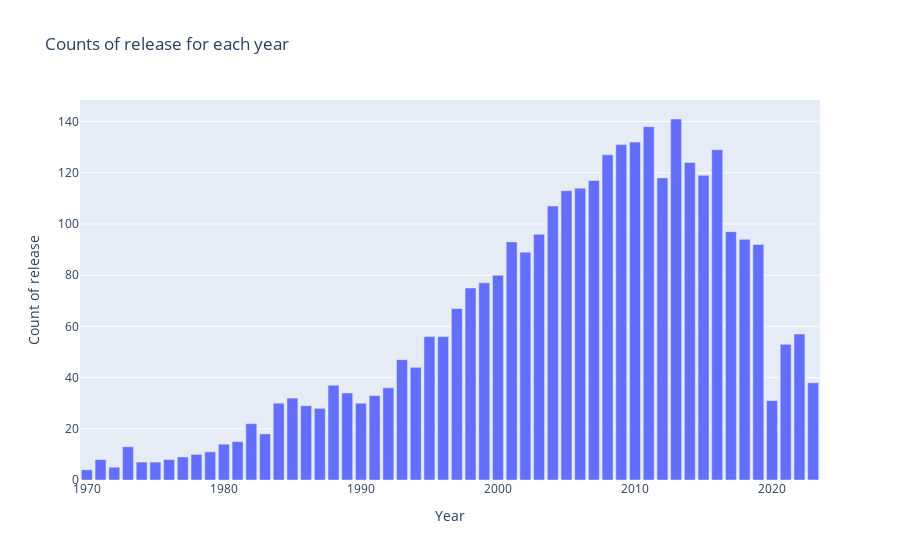

The notebook cell this image was saved under:
### Code cell
counts_per_year = df['release_year'].value_counts().sort_index().reset_index()
counts_per_year.columns = ['Year', 'Count']

fig = px.bar(counts_per_year, x='Year', y='Count', 
             labels={'Year': 'Year', 'Count': 'Count of release'},
             title='Counts of release for each year')
fig.show()

### Figure 1 — Plotly figure (JSON) as saved in the notebook; plotly's stock layout.template omitted (floating-point values rounded to 4 significant figures)
{"data": [{"alignmentgroup": "True", "hovertemplate": "Year=%{x}<br>Count of release=%{y}<extra></extra>", "legendgroup": "", "marker": {"color": "#636efa", "pattern": {"shape": ""}}, "name": "", "offsetgroup": "", "orientation": "v", "showlegend": false, "textposition": "auto", "type": "bar", "x": [1970, 1971, 1972, 1973, 1974, 1975, 1976, 1977, 1978, 1979, 1980, 1981, 1982, 1983, 1984, 1985, 1986, 1987, 1988, 1989, 1990, 1991, 1992, 1993, 1994, 1995, 1996, 1997, 1998, 1999, 2000, 2001, 2002, 2003, 2004, 2005, 2006, 2007, 2008, 2009, 2010, 2011, 2012, 2013, 2014, 2015, 2016, 2017, 2018, 2019, 2020, 2021, 2022, 2023], "xaxis": "x", "y": [4, 8, 5, 13, 7, 7, 8, 9, 10, 11, 14, 15, 22, 18, 30, 32, 29, 28, 37, 34, 30, 33, 36, 47, 44, 56, 56, 67, 75, 77, 80, 93, 89, 96, 107, 113, 114, 117, 127, 131, 132, 138, 118, 141, 124, 119, 129, 97, 94, 92, 31, 53, 57, 38], "yaxis": "y"}], "layout": {"autosize": true, "barmode": "relative", "legend": {"tracegroupgap": 0}, "title": {"text": "Counts of release for each year"}, "xaxis": {"anchor": "y", "autorange": true, "domain": [0, 1], "range": [1970.0, 2024.0], "title": {"text": "Year"}, "type": "linear"}, "yaxis": {"anchor": "x", "autorange": true, "domain": [0, 1], "range": [0, 148.4], "title": {"text": "Count of release"}, "type": "linear"}}}
